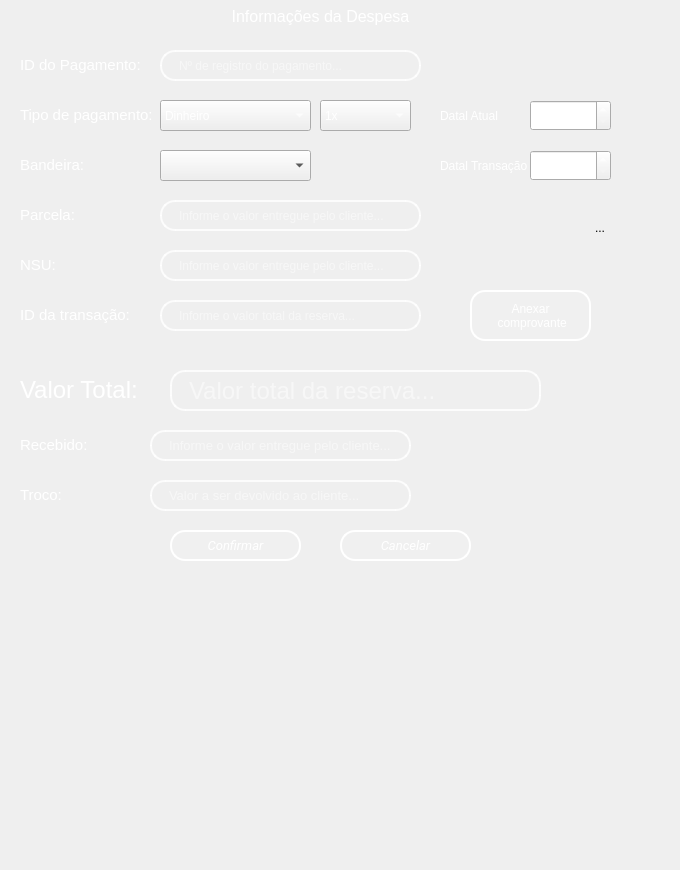
       <widget class="QWidget" name="page_11">
        <widget class="QLabel" name="label_68">
         <property name="geometry">
          <rect>
           <x>20</x>
           <y>40</y>
           <width>411</width>
           <height>51</height>
          </rect>
         </property>
         <property name="text">
          <string>&lt;html&gt;&lt;head/&gt;&lt;body&gt;&lt;p&gt;&lt;span style=&quot; font-size:11pt; color:#ffffff;&quot;&gt;ID do Pagamento:&lt;/span&gt;&lt;/p&gt;&lt;/body&gt;&lt;/html&gt;</string>
         </property>
        </widget>
        <widget class="QLabel" name="label_67">
         <property name="geometry">
          <rect>
           <x>220</x>
           <y>1</y>
           <width>201</width>
           <height>31</height>
          </rect>
         </property>
         <property name="font">
          <font>
           <pointsize>12</pointsize>
          </font>
         </property>
         <property name="text">
          <string>&lt;html&gt;&lt;head/&gt;&lt;body&gt;&lt;p align=&quot;center&quot;&gt;&lt;span style=&quot; color:#ffffff;&quot;&gt;Informações da Despesa&lt;/span&gt;&lt;/p&gt;&lt;/body&gt;&lt;/html&gt;</string>
         </property>
        </widget>
        <widget class="QLabel" name="label_77">
         <property name="geometry">
          <rect>
           <x>20</x>
           <y>360</y>
           <width>541</width>
           <height>61</height>
          </rect>
         </property>
         <property name="font">
          <font>
           <pointsize>18</pointsize>
          </font>
         </property>
         <property name="text">
          <string>&lt;html&gt;&lt;head/&gt;&lt;body&gt;&lt;p&gt;&lt;span style=&quot; color:#ffffff;&quot;&gt;Valor Total:&lt;/span&gt;&lt;/p&gt;&lt;/body&gt;&lt;/html&gt;</string>
         </property>
        </widget>
        <widget class="QLineEdit" name="lineEdit_34">
         <property name="geometry">
          <rect>
           <x>170</x>
           <y>370</y>
           <width>371</width>
           <height>41</height>
          </rect>
         </property>
         <property name="font">
          <font>
           <pointsize>18</pointsize>
          </font>
         </property>
         <property name="styleSheet">
          <string notr="true">QLineEdit {
    /* Borda e fundo */
    border: 2px solid rgba(255, 255, 255, 200);
    border-radius: 15px;
    background-color: rgba(0, 0, 0, 0); /* Totalmente transparente */
    
    /* Espaçamento interno */
    padding: 5px 15px;
    
    /* Cor do texto */
    color: white;
    
    /* Melhora a renderização */
    background-clip: padding-box;
}

/* Efeito ao focar */
QLineEdit:focus {
    border: 2px solid rgba(255, 255, 255, 255);
    background-color: rgba(255, 255, 255, 60);
}</string>
         </property>
         <property name="placeholderText">
          <string>Valor total da reserva...</string>
         </property>
        </widget>
        <widget class="QLabel" name="label_78">
         <property name="geometry">
          <rect>
           <x>20</x>
           <y>420</y>
           <width>411</width>
           <height>51</height>
          </rect>
         </property>
         <property name="font">
          <font>
           <pointsize>10</pointsize>
          </font>
         </property>
         <property name="text">
          <string>&lt;html&gt;&lt;head/&gt;&lt;body&gt;&lt;p&gt;&lt;span style=&quot; font-size:11pt; color:#ffffff;&quot;&gt;Recebido:&lt;/span&gt;&lt;/p&gt;&lt;/body&gt;&lt;/html&gt;</string>
         </property>
        </widget>
        <widget class="QLabel" name="label_79">
         <property name="geometry">
          <rect>
           <x>20</x>
           <y>470</y>
           <width>411</width>
           <height>51</height>
          </rect>
         </property>
         <property name="font">
          <font>
           <pointsize>10</pointsize>
          </font>
         </property>
         <property name="text">
          <string>&lt;html&gt;&lt;head/&gt;&lt;body&gt;&lt;p&gt;&lt;span style=&quot; font-size:11pt; color:#ffffff;&quot;&gt;Troco:&lt;/span&gt;&lt;/p&gt;&lt;/body&gt;&lt;/html&gt;</string>
         </property>
        </widget>
        <widget class="QLineEdit" name="lineEdit_35">
         <property name="geometry">
          <rect>
           <x>150</x>
           <y>430</y>
           <width>261</width>
           <height>31</height>
          </rect>
         </property>
         <property name="font">
          <font>
           <pointsize>10</pointsize>
          </font>
         </property>
         <property name="styleSheet">
          <string notr="true">QLineEdit {
    /* Borda e fundo */
    border: 2px solid rgba(255, 255, 255, 200);
    border-radius: 15px;
    background-color: rgba(0, 0, 0, 0); /* Totalmente transparente */
    
    /* Espaçamento interno */
    padding: 5px 15px;
    
    /* Cor do texto */
    color: white;
    
    /* Melhora a renderização */
    background-clip: padding-box;
}

/* Efeito ao focar */
QLineEdit:focus {
    border: 2px solid rgba(255, 255, 255, 255);
    background-color: rgba(255, 255, 255, 60);
}</string>
         </property>
         <property name="placeholderText">
          <string>Informe o valor entregue pelo cliente...</string>
         </property>
        </widget>
        <widget class="QLineEdit" name="lineEdit_36">
         <property name="geometry">
          <rect>
           <x>150</x>
           <y>480</y>
           <width>261</width>
           <height>31</height>
          </rect>
         </property>
         <property name="font">
          <font>
           <pointsize>10</pointsize>
          </font>
         </property>
         <property name="styleSheet">
          <string notr="true">QLineEdit {
    /* Borda e fundo */
    border: 2px solid rgba(255, 255, 255, 200);
    border-radius: 15px;
    background-color: rgba(0, 0, 0, 0); /* Totalmente transparente */
    
    /* Espaçamento interno */
    padding: 5px 15px;
    
    /* Cor do texto */
    color: white;
    
    /* Melhora a renderização */
    background-clip: padding-box;
}

/* Efeito ao focar */
QLineEdit:focus {
    border: 2px solid rgba(255, 255, 255, 255);
    background-color: rgba(255, 255, 255, 60);
}</string>
         </property>
         <property name="placeholderText">
          <string>Valor a ser devolvido ao cliente...</string>
         </property>
        </widget>
        <widget class="QPushButton" name="editButton_11">
         <property name="geometry">
          <rect>
           <x>170</x>
           <y>530</y>
           <width>131</width>
           <height>31</height>
          </rect>
         </property>
         <property name="font">
          <font>
           <family>Roboto</family>
           <pointsize>10</pointsize>
           <weight>50</weight>
           <italic>true</italic>
           <bold>false</bold>
          </font>
         </property>
         <property name="styleSheet">
          <string notr="true">QPushButton {
    background-color: rgba(255, 255, 255, 0.5);
    border: 5px solid rgba(255, 255, 255, 0.3); /* Borda branca translúcida */
    color: #333333; /* Texto totalmente opaco */
}

QPushButton:hover {
    background-color: rgba(207, 216, 220, 100);
    border-color:rgba(255, 255, 255,255);
    
}

QPushButton:pressed {
    background-color: #A0B2C8; /* Azul acinzentado */
border-color: #003366; /* Azul escuro */
color: #003366;
}
 QPushButton{border: 2px solid rgba(255, 255, 255, 200);
    border-radius: 15px;
    background-color: rgba(0, 0, 0, 0); /* Totalmente transparente */
    
    /* Espaçamento interno */
    padding: 5px 15px;
    
    /* Cor do texto */
    color: white;
    
    /* Melhora a renderização */
    background-clip: padding-box;
}

/* Efeito ao focar */
QPushButton {
    border: 2px solid rgba(255, 255, 255, 255);
    background-color: rgba(255, 255, 255, 20);
}</string>
         </property>
         <property name="text">
          <string>Confirmar</string>
         </property>
        </widget>
        <widget class="QPushButton" name="editButton_12">
         <property name="geometry">
          <rect>
           <x>340</x>
           <y>530</y>
           <width>131</width>
           <height>31</height>
          </rect>
         </property>
         <property name="font">
          <font>
           <family>Roboto</family>
           <pointsize>10</pointsize>
           <weight>50</weight>
           <italic>true</italic>
           <bold>false</bold>
          </font>
         </property>
         <property name="styleSheet">
          <string notr="true">QPushButton {
    background-color: rgba(255, 255, 255, 0.5);
    border: 5px solid rgba(255, 255, 255, 0.3); /* Borda branca translúcida */
    color: #333333; /* Texto totalmente opaco */
}

QPushButton:hover {
    background-color: rgba(207, 216, 220, 100);
    border-color:rgba(255, 255, 255,255);
    
}

QPushButton:pressed {
    background-color: #A0B2C8; /* Azul acinzentado */
border-color: #003366; /* Azul escuro */
color: #003366;
}
 QPushButton{border: 2px solid rgba(255, 255, 255, 200);
    border-radius: 15px;
    background-color: rgba(0, 0, 0, 0); /* Totalmente transparente */
    
    /* Espaçamento interno */
    padding: 5px 15px;
    
    /* Cor do texto */
    color: white;
    
    /* Melhora a renderização */
    background-clip: padding-box;
}

/* Efeito ao focar */
QPushButton {
    border: 2px solid rgba(255, 255, 255, 255);
    background-color: rgba(255, 255, 255, 20);
}</string>
         </property>
         <property name="text">
          <string>Cancelar</string>
         </property>
        </widget>
        <widget class="QLineEdit" name="lineEdit_30">
         <property name="enabled">
          <bool>true</bool>
         </property>
         <property name="geometry">
          <rect>
           <x>160</x>
           <y>50</y>
           <width>261</width>
           <height>31</height>
          </rect>
         </property>
         <property name="styleSheet">
          <string notr="true">QLineEdit {
    /* Borda e fundo */
    border: 2px solid rgba(255, 255, 255, 200);
    border-radius: 15px;
    background-color: rgba(0, 0, 0, 0); /* Totalmente transparente */
    
    /* Espaçamento interno */
    padding: 5px 15px;
    
    /* Cor do texto */
    color: white;
    
    /* Melhora a renderização */
    background-clip: padding-box;
}

/* Efeito ao focar */
QLineEdit:focus {
    border: 2px solid rgba(255, 255, 255, 255);
    background-color: rgba(255, 255, 255, 60);
}</string>
         </property>
         <property name="placeholderText">
          <string>Nº de registro do pagamento...</string>
         </property>
        </widget>
        <widget class="QLabel" name="label_72">
         <property name="geometry">
          <rect>
           <x>20</x>
           <y>290</y>
           <width>411</width>
           <height>51</height>
          </rect>
         </property>
         <property name="text">
          <string>&lt;html&gt;&lt;head/&gt;&lt;body&gt;&lt;p&gt;&lt;span style=&quot; font-size:11pt; color:#ffffff;&quot;&gt;ID da transação:&lt;/span&gt;&lt;/p&gt;&lt;/body&gt;&lt;/html&gt;</string>
         </property>
        </widget>
        <widget class="QLabel" name="label_71">
         <property name="geometry">
          <rect>
           <x>440</x>
           <y>90</y>
           <width>181</width>
           <height>51</height>
          </rect>
         </property>
         <property name="styleSheet">
          <string notr="true">color:rgba(255, 255, 255,255);</string>
         </property>
         <property name="text">
          <string>Datal Atual</string>
         </property>
        </widget>
        <widget class="QLabel" name="label_75">
         <property name="geometry">
          <rect>
           <x>20</x>
           <y>140</y>
           <width>411</width>
           <height>51</height>
          </rect>
         </property>
         <property name="text">
          <string>&lt;html&gt;&lt;head/&gt;&lt;body&gt;&lt;p&gt;&lt;span style=&quot; font-size:11pt; color:#ffffff;&quot;&gt;Bandeira:&lt;/span&gt;&lt;/p&gt;&lt;/body&gt;&lt;/html&gt;</string>
         </property>
        </widget>
        <widget class="QLabel" name="label_69">
         <property name="geometry">
          <rect>
           <x>20</x>
           <y>90</y>
           <width>411</width>
           <height>51</height>
          </rect>
         </property>
         <property name="text">
          <string>&lt;html&gt;&lt;head/&gt;&lt;body&gt;&lt;p&gt;&lt;span style=&quot; font-size:11pt; color:#ffffff;&quot;&gt;Tipo de pagamento:&lt;/span&gt;&lt;/p&gt;&lt;/body&gt;&lt;/html&gt;</string>
         </property>
        </widget>
        <widget class="QComboBox" name="comboBox_10">
         <property name="geometry">
          <rect>
           <x>320</x>
           <y>100</y>
           <width>91</width>
           <height>31</height>
          </rect>
         </property>
         <property name="styleSheet">
          <string notr="true">color:rgba(255, 255, 255,255);</string>
         </property>
         <item>
          <property name="text">
           <string>1x</string>
          </property>
         </item>
         <item>
          <property name="text">
           <string>2x</string>
          </property>
         </item>
         <item>
          <property name="text">
           <string>3x</string>
          </property>
         </item>
         <item>
          <property name="text">
           <string>4x</string>
          </property>
         </item>
         <item>
          <property name="text">
           <string>5x</string>
          </property>
         </item>
         <item>
          <property name="text">
           <string>6x</string>
          </property>
         </item>
         <item>
          <property name="text">
           <string>7x</string>
          </property>
         </item>
         <item>
          <property name="text">
           <string>8x</string>
          </property>
         </item>
         <item>
          <property name="text">
           <string>9x</string>
          </property>
         </item>
         <item>
          <property name="text">
           <string>10x</string>
          </property>
         </item>
         <item>
          <property name="text">
           <string>11x</string>
          </property>
         </item>
         <item>
          <property name="text">
           <string>12x</string>
          </property>
         </item>
        </widget>
        <widget class="QComboBox" name="comboBox_8">
         <property name="geometry">
          <rect>
           <x>160</x>
           <y>100</y>
           <width>151</width>
           <height>31</height>
          </rect>
         </property>
         <property name="styleSheet">
          <string notr="true">color:rgba(255, 255, 255,255);</string>
         </property>
         <item>
          <property name="text">
           <string>Dinheiro</string>
          </property>
         </item>
         <item>
          <property name="text">
           <string>Crédito</string>
          </property>
         </item>
         <item>
          <property name="text">
           <string>Débito</string>
          </property>
         </item>
         <item>
          <property name="text">
           <string>Pix</string>
          </property>
         </item>
        </widget>
        <widget class="QDateEdit" name="dateEdit_5">
         <property name="geometry">
          <rect>
           <x>530</x>
           <y>100</y>
           <width>81</width>
           <height>31</height>
          </rect>
         </property>
         <property name="styleSheet">
          <string notr="true">color:rgba(255, 255, 255,255);</string>
         </property>
        </widget>
        <widget class="QLineEdit" name="lineEdit_31">
         <property name="geometry">
          <rect>
           <x>160</x>
           <y>300</y>
           <width>261</width>
           <height>31</height>
          </rect>
         </property>
         <property name="styleSheet">
          <string notr="true">QLineEdit {
    /* Borda e fundo */
    border: 2px solid rgba(255, 255, 255, 200);
    border-radius: 15px;
    background-color: rgba(0, 0, 0, 0); /* Totalmente transparente */
    
    /* Espaçamento interno */
    padding: 5px 15px;
    
    /* Cor do texto */
    color: white;
    
    /* Melhora a renderização */
    background-clip: padding-box;
}

/* Efeito ao focar */
QLineEdit:focus {
    border: 2px solid rgba(255, 255, 255, 255);
    background-color: rgba(255, 255, 255, 60);
}</string>
         </property>
         <property name="placeholderText">
          <string>Informe o valor total da reserva...</string>
         </property>
        </widget>
        <widget class="QDateEdit" name="dateEdit_6">
         <property name="geometry">
          <rect>
           <x>530</x>
           <y>150</y>
           <width>81</width>
           <height>31</height>
          </rect>
         </property>
         <property name="styleSheet">
          <string notr="true">color:rgba(255, 255, 255,255);</string>
         </property>
        </widget>
        <widget class="QLabel" name="label_70">
         <property name="geometry">
          <rect>
           <x>440</x>
           <y>140</y>
           <width>181</width>
           <height>51</height>
          </rect>
         </property>
         <property name="styleSheet">
          <string notr="true">color:rgba(255, 255, 255,255);</string>
         </property>
         <property name="text">
          <string>Datal Transação</string>
         </property>
        </widget>
        <widget class="QComboBox" name="comboBox_11">
         <property name="geometry">
          <rect>
           <x>160</x>
           <y>150</y>
           <width>151</width>
           <height>31</height>
          </rect>
         </property>
        </widget>
        <widget class="QLabel" name="label_73">
         <property name="geometry">
          <rect>
           <x>20</x>
           <y>240</y>
           <width>411</width>
           <height>51</height>
          </rect>
         </property>
         <property name="text">
          <string>&lt;html&gt;&lt;head/&gt;&lt;body&gt;&lt;p&gt;&lt;span style=&quot; font-size:11pt; color:#ffffff;&quot;&gt;NSU:&lt;/span&gt;&lt;/p&gt;&lt;/body&gt;&lt;/html&gt;</string>
         </property>
        </widget>
        <widget class="QLabel" name="label_74">
         <property name="geometry">
          <rect>
           <x>20</x>
           <y>190</y>
           <width>411</width>
           <height>51</height>
          </rect>
         </property>
         <property name="text">
          <string>&lt;html&gt;&lt;head/&gt;&lt;body&gt;&lt;p&gt;&lt;span style=&quot; font-size:11pt; color:#ffffff;&quot;&gt;Parcela:&lt;/span&gt;&lt;/p&gt;&lt;/body&gt;&lt;/html&gt;</string>
         </property>
        </widget>
        <widget class="QLineEdit" name="lineEdit_33">
         <property name="geometry">
          <rect>
           <x>160</x>
           <y>200</y>
           <width>261</width>
           <height>31</height>
          </rect>
         </property>
         <property name="styleSheet">
          <string notr="true">QLineEdit {
    /* Borda e fundo */
    border: 2px solid rgba(255, 255, 255, 200);
    border-radius: 15px;
    background-color: rgba(0, 0, 0, 0); /* Totalmente transparente */
    
    /* Espaçamento interno */
    padding: 5px 15px;
    
    /* Cor do texto */
    color: white;
    
    /* Melhora a renderização */
    background-clip: padding-box;
}

/* Efeito ao focar */
QLineEdit:focus {
    border: 2px solid rgba(255, 255, 255, 255);
    background-color: rgba(255, 255, 255, 60);
}</string>
         </property>
         <property name="placeholderText">
          <string>Informe o valor entregue pelo cliente...</string>
         </property>
        </widget>
        <widget class="QLineEdit" name="lineEdit_32">
         <property name="geometry">
          <rect>
           <x>160</x>
           <y>250</y>
           <width>261</width>
           <height>31</height>
          </rect>
         </property>
         <property name="styleSheet">
          <string notr="true">QLineEdit {
    /* Borda e fundo */
    border: 2px solid rgba(255, 255, 255, 200);
    border-radius: 15px;
    background-color: rgba(0, 0, 0, 0); /* Totalmente transparente */
    
    /* Espaçamento interno */
    padding: 5px 15px;
    
    /* Cor do texto */
    color: white;
    
    /* Melhora a renderização */
    background-clip: padding-box;
}

/* Efeito ao focar */
QLineEdit:focus {
    border: 2px solid rgba(255, 255, 255, 255);
    background-color: rgba(255, 255, 255, 60);
}</string>
         </property>
         <property name="placeholderText">
          <string>Informe o valor entregue pelo cliente...</string>
         </property>
        </widget>
        <widget class="QLabel" name="label_76">
         <property name="geometry">
          <rect>
           <x>590</x>
           <y>220</y>
           <width>20</width>
           <height>16</height>
          </rect>
         </property>
         <property name="text">
          <string>&lt;html&gt;&lt;head/&gt;&lt;body&gt;&lt;p align=&quot;center&quot;&gt;...&lt;/p&gt;&lt;/body&gt;&lt;/html&gt;</string>
         </property>
        </widget>
        <widget class="QPushButton" name="pushButton_5">
         <property name="geometry">
          <rect>
           <x>470</x>
           <y>290</y>
           <width>121</width>
           <height>51</height>
          </rect>
         </property>
         <property name="styleSheet">
          <string notr="true">QPushButton {
    background-color: rgba(255, 255, 255, 0.5);
    border: 5px solid rgba(255, 255, 255, 0.3); /* Borda branca translúcida */
    color: #333333; /* Texto totalmente opaco */
}

QPushButton:hover {
    background-color: rgba(207, 216, 220, 100);
    border-color:rgba(255, 255, 255,255);
    
}

QPushButton:pressed {
    background-color: #A0B2C8; /* Azul acinzentado */
border-color: #003366; /* Azul escuro */
color: #003366;
}
 QPushButton{border: 2px solid rgba(255, 255, 255, 200);
    border-radius: 15px;
    background-color: rgba(0, 0, 0, 0); /* Totalmente transparente */
    
    /* Espaçamento interno */
    padding: 5px 15px;
    
    /* Cor do texto */
    color: white;
    
    /* Melhora a renderização */
    background-clip: padding-box;
}

/* Efeito ao focar */
QPushButton {
    border: 2px solid rgba(255, 255, 255, 255);
    background-color: rgba(255, 255, 255, 20);
}</string>
         </property>
         <property name="text">
          <string>Anexar 
 comprovante</string>
         </property>
        </widget>
        <widget class="QWidget" name="widget_12" native="true">
         <property name="geometry">
          <rect>
           <x>-20</x>
           <y>-90</y>
           <width>671</width>
           <height>861</height>
          </rect>
         </property>
         <property name="styleSheet">
          <string notr="true">QWidget {
    background: qradialgradient(
        cx: 0.5, cy: 0.2, radius: 0.8,
        fx: 0.5, fy: 0.2,
        stop: 0 #7FA3A6,  /* Brilho no topo (mais suave) */
        stop: 0.4 #4E7580, /* Azul intermediário mais escuro */
        stop: 0.7 #27425A, /* Azul mais escuro na transição */
        stop: 1 #0A1A30   /* Azul bem escuro na parte inferior */
    );
}
</string>
         </property>
        </widget>
        <zorder>widget_12</zorder>
        <zorder>label_72</zorder>
        <zorder>label_69</zorder>
        <zorder>label_70</zorder>
        <zorder>label_71</zorder>
        <zorder>comboBox_10</zorder>
        <zorder>comboBox_8</zorder>
        <zorder>dateEdit_5</zorder>
        <zorder>lineEdit_31</zorder>
        <zorder>dateEdit_6</zorder>
        <zorder>comboBox_11</zorder>
        <zorder>label_73</zorder>
        <zorder>label_74</zorder>
        <zorder>lineEdit_33</zorder>
        <zorder>lineEdit_32</zorder>
        <zorder>label_76</zorder>
        <zorder>pushButton_5</zorder>
        <zorder>label_75</zorder>
        <zorder>label_67</zorder>
        <zorder>label_77</zorder>
        <zorder>lineEdit_34</zorder>
        <zorder>label_78</zorder>
        <zorder>label_79</zorder>
        <zorder>lineEdit_35</zorder>
        <zorder>lineEdit_36</zorder>
        <zorder>editButton_11</zorder>
        <zorder>editButton_12</zorder>
        <zorder>label_68</zorder>
        <zorder>lineEdit_30</zorder>
       </widget>
